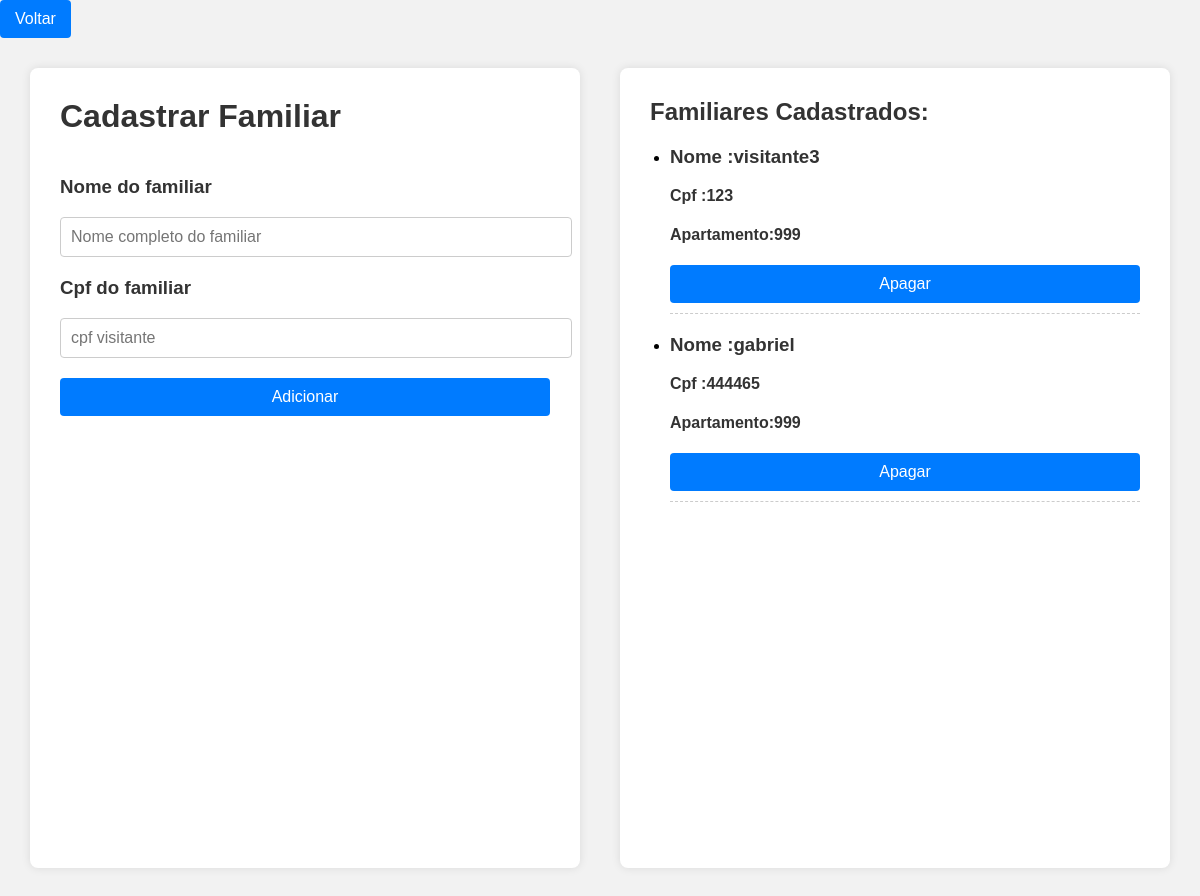
The page /cadastrar_familiares (signed in) on the database its author committed.
### app.py (models this page shows)
class Familiar(db.Model):
    __tablename__ = 'visitantes_apartamento'
    cpf_visitante = db.Column(db.Integer, primary_key=True)
    cpf_morador = db.Column(db.Integer, db.ForeignKey('moradores.cpf'), nullable=False)
    nome = db.Column(db.String(50), nullable=False)
    apartamento = db.Column(db.String(10), nullable=False)
    morador = db.relationship('Usuario', backref=db.backref('familiares', lazy=True))

### app.py (the view)
@app.route('/cadastrar_familiares', methods=['GET', 'POST'])
def cadastrar_familiares():
    cpf_morador = session.get('usuario_cpf')
    familiares = Familiar.query.filter_by(cpf_morador = cpf_morador).all()
    error = request.args.get('error')
    return render_template('cadastrar_familiares.html', familiares=familiares , error = error)

### templates/cadastrar_familiares.html (shortened to what this page needs)
<!DOCTYPE html>
<html lang="pt-br">
<head>
</head>
<body>
  <button onclick="window.location.href='/pinicial'">Voltar</button>
  <div class="container">
    <div class="lado-esquerdo">
      <form method="POST" action="/addFamiliar">
        <h1>{{ 'Editar Familiar' if familiar_editado else 'Cadastrar Familiar' }}</h1>
        <div>
            <h3>Nome do familiar</h3>
              <input type="text" name="nome" placeholder="Nome completo do familiar"
              value="{{ familiar_editado.nome if familiar_editado else '' }}" required>
        </div>
        <div>
          <h3>Cpf do familiar</h3>
          <input type="text" name="cpf" placeholder="cpf visitante"
                value="{{ familiar_editado.nome if familiar_editado else '' }}" required>
        </div>
        <button type="submit">{{ 'Salvar' if familiar_editado else 'Adicionar' }}</button>
      </form>
    </div>
    <div class="lado-direito">
      {% block content %}
      <h2>Familiares Cadastrados:</h2>
        <ul>
          {% for familiar in familiares %}
            <li>
            <h3>Nome :{{ familiar.nome }} </h3>
            <h4>Cpf :{{ familiar.cpf_visitante }}</h4>
            <h4>Apartamento:{{ familiar.apartamento }}</h4>
                  <form action="{{url_for('delete', cpf = familiar.cpf_visitante)}}" method="POST">
                    <input type="submit" value="Apagar" class="btn btn-danger btn-sn"
                    onclick="return confirm('Tem certeza que deseja apagar esse familiar?')">
                  </form>
                  </li>
          {% endfor %}
        </ul>
      {% endblock %}
    </div>
  </div>
</body>
</html>

### templates/cadastrar_familiares.html (style rules this page uses)
body { font-family: Arial, sans-serif; margin: 0; padding: 0; background-color: #f2f2f2; }
.container { display: flex; min-height: 100vh; padding: 30px; gap: 40px; }
.lado-esquerdo, .lado-direito { flex: 1; background-color: #ffffff; padding: 30px; border-radius: 8px; box-shadow: 0 0 10px rgba(0, 0, 0, 0.1); overflow-y: auto; }
h1, h2, h3, h4 { color: #333; margin-top: 0; }
form { display: flex; flex-direction: column; gap: 20px; }
input[type="text"] { padding: 10px; width: 100%; border-radius: 4px; border: 1px solid #ccc; font-size: 16px; }
button, input[type="submit"] { padding: 10px 15px; border: none; background-color: #007BFF; color: white; border-radius: 4px; cursor: pointer; font-size: 16px; }
ul { padding-left: 20px; }
li { margin-bottom: 20px; padding-bottom: 10px; border-bottom: 1px dashed #ccc; }
.btn-danger { background-color: #dc3545; }

### rows shown on the page
Familiar: nome "visitante3", cpf_visitante "123", apartamento "999"
Familiar: nome "gabriel", cpf_visitante "444465", apartamento "999"

### other values the page prints
{{ 'Editar Familiar' if familiar_editado else 'Cadastrar Familiar' }} "Cadastrar Familiar"
{{ 'Salvar' if familiar_editado else 'Adicionar' }} "Adicionar"
